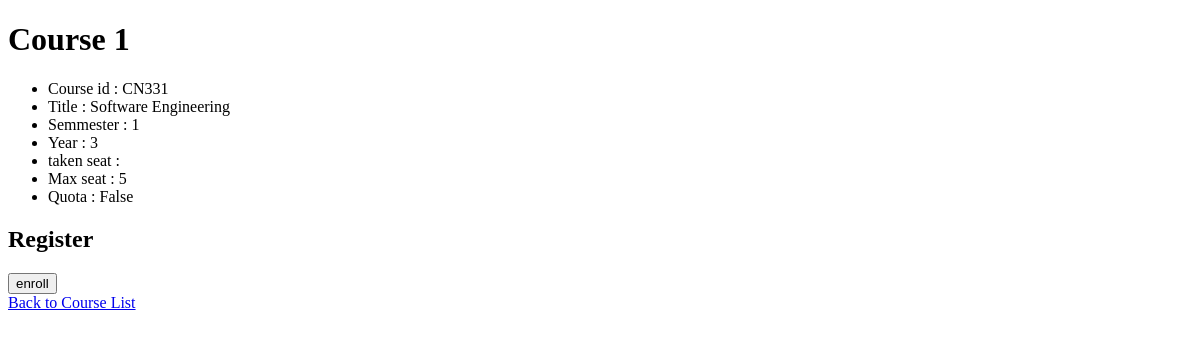
The page /courses/1/ on the database as committed earlier.
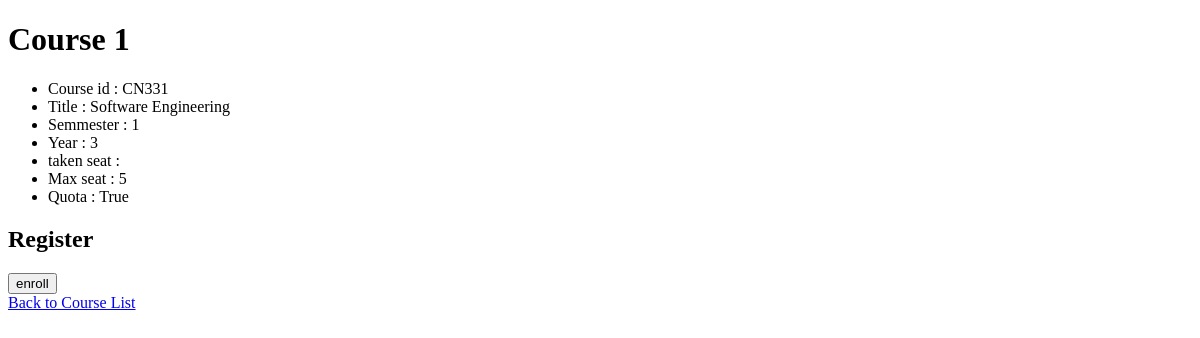
The same page on the database as committed later.
### courses/models.py (models this page shows, shortened)
class Course(models.Model):
    c_id = models.CharField(max_length=5, unique=True, default="CN000")
    title = models.CharField(max_length=64, null=True, blank=True)
    semmester = models.IntegerField(null=True, blank=True)
    year = models.IntegerField(null=True, blank=True)
    seat_count = models.IntegerField(default=0, null=True, blank=True)
    max_seat = models.IntegerField(null=True, blank=True)
    quota = models.BooleanField(default=True)
    attend = models.ManyToManyField(User, blank=True)

### courses/views.py (the view)
# urls.py: path("<int:id>/",views.course, name="course"),
def course(request, id):
    course = Course.objects.get(pk=id)
    User = get_user_model()
    users = User.objects.all()
    return render(request, "courses/course.html", {
        "course": course,
        "User" : users
    })

### courses/templates/courses/course.html (shortened to what this page needs)
{% extends "courses/layout.html" %}
{% block body %}
<h1>Course {{ course.id }}</h1>
<ul>
    <li>Course id : {{ course.c_id }} </li>
    <li>Title : {{ course.title }}</li>
    <li>Semmester : {{ course.semmester }}</li>
    <li>Year : {{ course.year }}</li>
    <li>taken seat : {{ seat_count }}</li>
    <li>Max seat : {{ course.max_seat }}</li>
    <li>Quota : {{ course.quota }}</li>
</ul>
{% if request.user not in course.attend.all %}
<h2>Register</h2>
<form action="{% url 'book' course.id %}" method="POST">
    <input type="submit" value="enroll">
</form>
<a href="{% url 'c_index' %}">Back to Course List</a>
{% endif %}
{% endblock %}

Rows that differ between the two databases and show on the page:
changed Course "CN331": quota "False" → "True"
